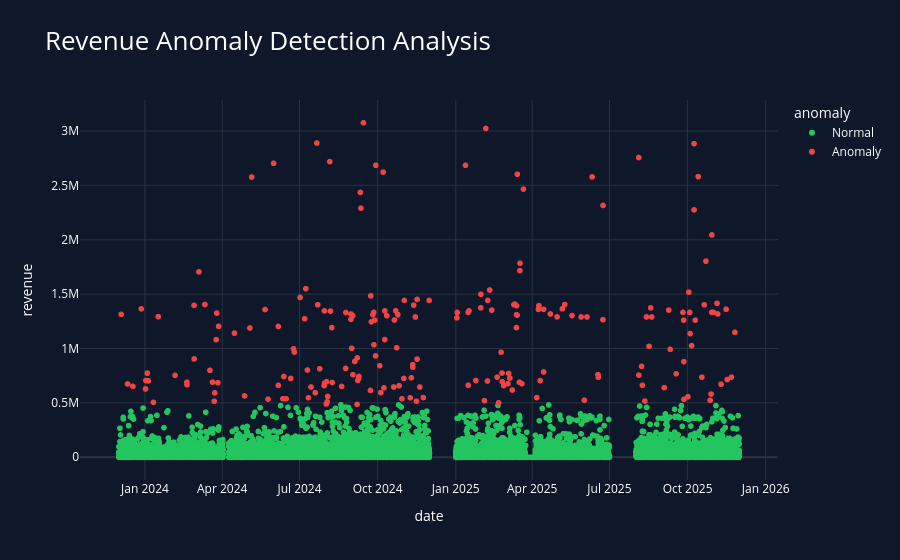

Notebook source saved alongside this figure:
### Markdown cell above
STEP 3.5 — VISUAL

### Code cell
fig = px.scatter(
    daily_sales,
    x='date',
    y='revenue',
    color='anomaly',
    title='Revenue Anomaly Detection Analysis',
    template='plotly_dark',
    color_discrete_map={
        'Normal': '#22C55E',
        'Anomaly': '#EF4444'
    }
)

fig.update_layout(
    paper_bgcolor='#0F172A',
    plot_bgcolor='#0F172A',
    font_color='white',
    title_font_size=26
)

fig.show()

### Figure 1 — Plotly figure (JSON) as saved in the notebook; plotly's stock layout.template omitted (floating-point values rounded to 4 significant figures; data arrays with more than 128 entries replaced by an {"elided": "..."} marker saying what was removed)
{"data": [{"hovertemplate": "anomaly=Normal<br>date=%{x}<br>revenue=%{y}<extra></extra>", "legendgroup": "Normal", "marker": {"color": "#22C55E", "symbol": "circle"}, "mode": "markers", "name": "Normal", "showlegend": true, "type": "scattergl", "x": {"elided": "18377 str values"}, "xaxis": "x", "y": {"elided": "18377 int values"}, "yaxis": "y"}, {"hovertemplate": "anomaly=Anomaly<br>date=%{x}<br>revenue=%{y}<extra></extra>", "legendgroup": "Anomaly", "marker": {"color": "#EF4444", "symbol": "circle"}, "mode": "markers", "name": "Anomaly", "showlegend": true, "type": "scattergl", "x": {"elided": "214 str values"}, "xaxis": "x", "y": {"elided": "214 int values"}, "yaxis": "y"}], "layout": {"font": {"color": "white"}, "legend": {"title": {"text": "anomaly"}, "tracegroupgap": 0}, "paper_bgcolor": "#0F172A", "plot_bgcolor": "#0F172A", "title": {"font": {"size": 26}, "text": "Revenue Anomaly Detection Analysis"}, "xaxis": {"anchor": "y", "domain": [0, 1], "title": {"text": "date"}}, "yaxis": {"anchor": "x", "domain": [0, 1], "title": {"text": "revenue"}}}}
